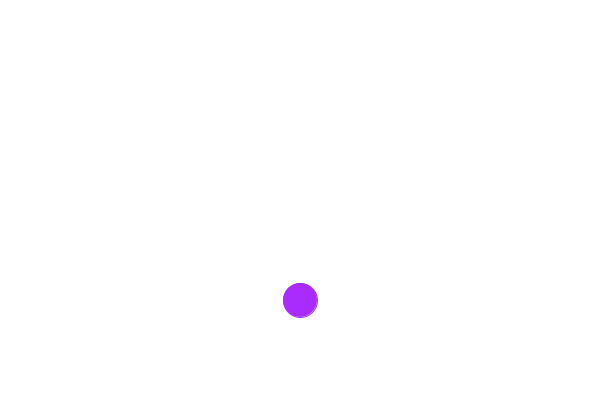
Frame 1 (no input)
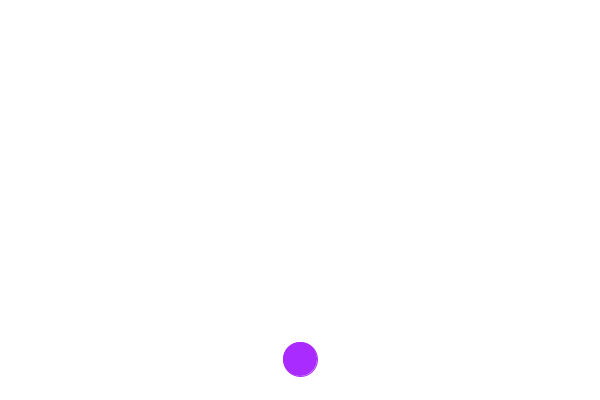
Frame 60 (the mouse pressed at the canvas centre just before this capture)
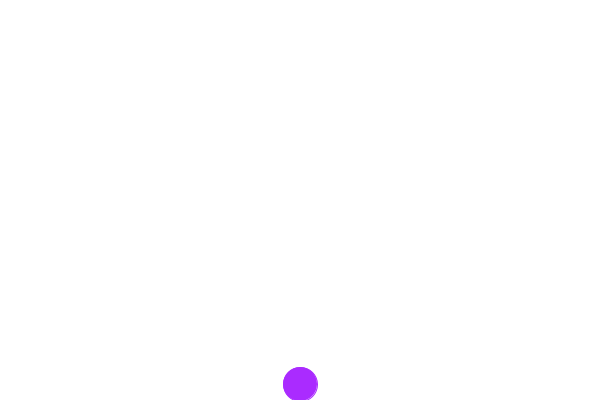
Frame 120 (the mouse held since frame 60 and released just before this capture)

The Processing sketch that drew these frames (run headless with seeded random() and noise(); from frame 60 on, the mouse is pressed at the canvas centre):

// Processing sketch: Bounce
// ── Bounce.pde

private Ball b;

void setup() {
  size(600, 400);
  background(255);
  
  
}
void start() {
  b = new Ball(width/2, -100, 34);
  
}

void draw() {
  
  background(255);
  translate(0, height);
  b.spawnBall(color(170, 43, 255));
  b.detectCollision();
}
// ── Ball.pde

class Ball {

  private float x;
  private float y;
  private float diameter;
  private float dx = 1;
  private float dy = 1;
  private float dt = 1.5;

  private float gravity = 10f;

  public Ball(float x, float y, float diameter) {

    this.x = x;
    this.y = y;
    this.diameter = diameter;
  }

  void spawnBall(color ballColor) {
    fill(ballColor);
    stroke(ballColor);
    ellipse(x, y, diameter, diameter);
  }

  public void detectCollision() {
    //moveBall();

    bounce();

    if (x > width - diameter/2 || x < 0 + diameter/2) {
      dx *= -1;
      dt += 0.1;
    }

    if (y > 0 - diameter/2 || y < -height + diameter/2) {
      dy *= -1; 
      dt += 0.1;
    }
  }

  private void moveBall() {

    x += dx * dt;
    y += dy * dt;
  }
  private void bounce() {
    
    if (y <= gravity) {
      
      if(y > 0 - diameter/2) {
        y = 0 - diameter/2;
      }
      
      y++;
    }
  }
  
  void keyPressed() {
    if(keyCode == 'A') {
      moveBall();
    }
  }
}
